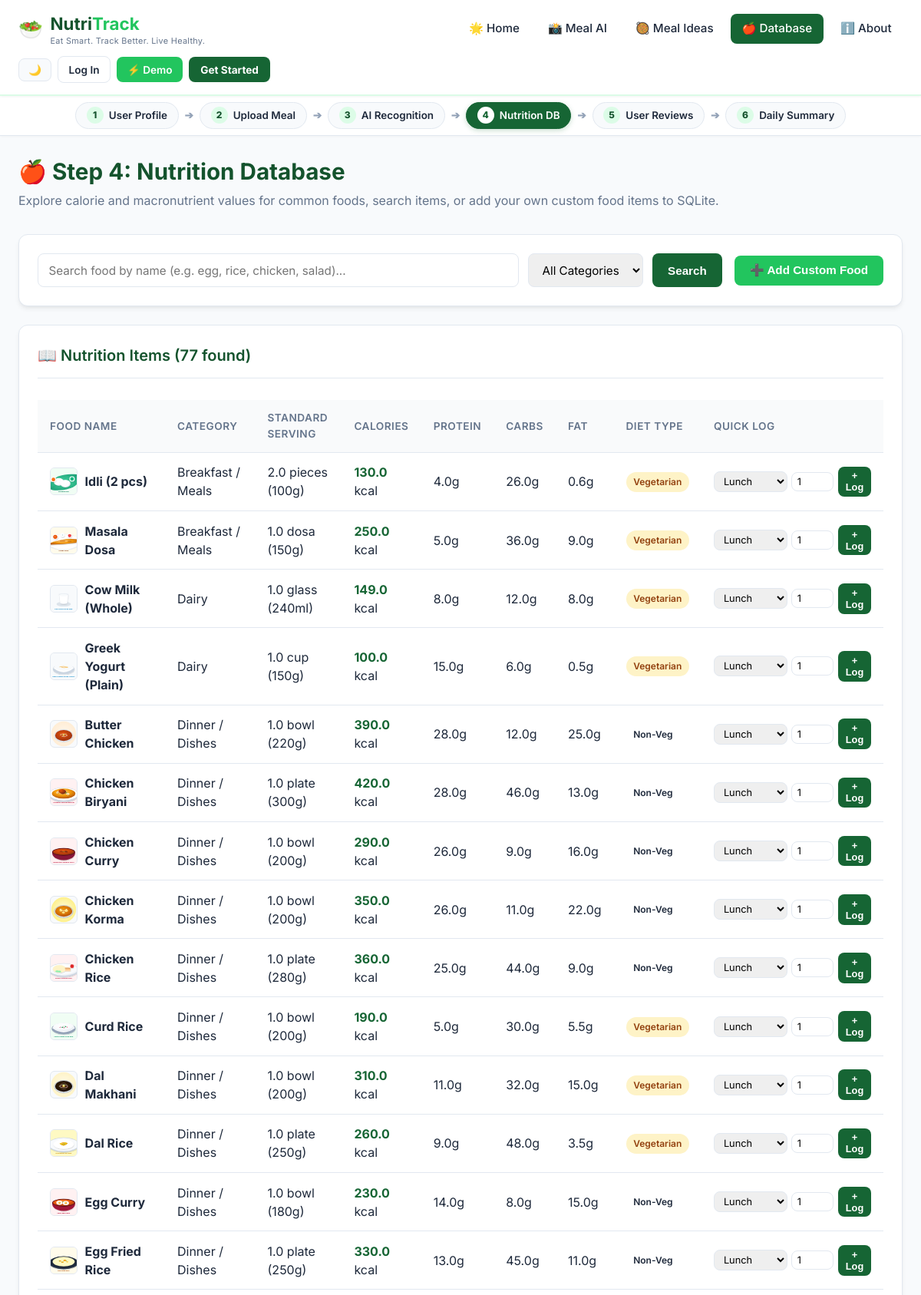
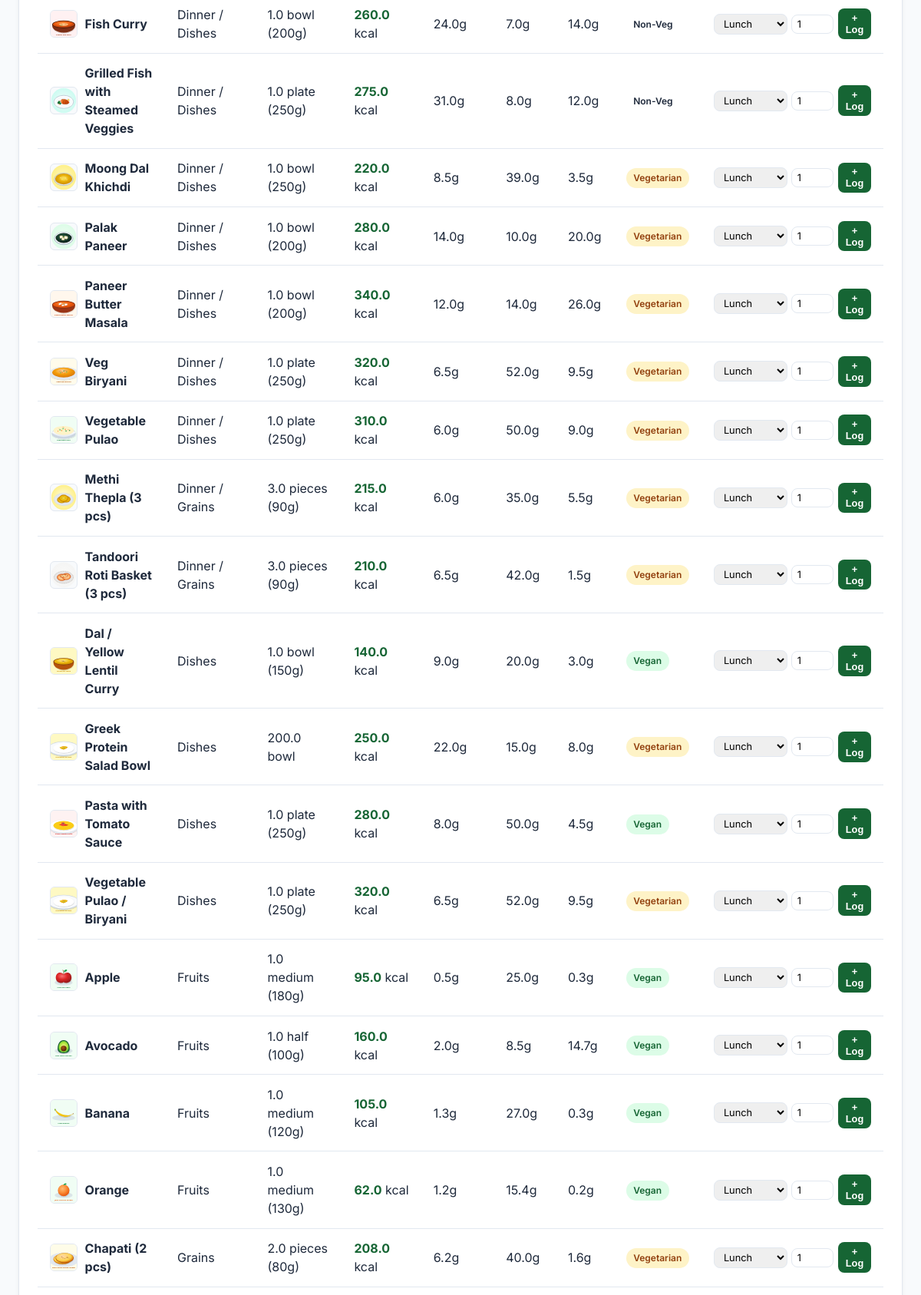
The page /database (upper part) on the database its author committed (2 pictures, top to bottom).
### tables this page shows
CREATE TABLE foods (
            id INTEGER PRIMARY KEY AUTOINCREMENT,
            name TEXT UNIQUE NOT NULL,
            category TEXT NOT NULL,
            serving_size REAL NOT NULL DEFAULT 100.0,
            serving_unit TEXT NOT NULL DEFAULT 'g',
            calories REAL NOT NULL,
            protein REAL NOT NULL,
            carbs REAL NOT NULL,
            fat REAL NOT NULL,
            fiber REAL NOT NULL DEFAULT 0.0,
            diet_type TEXT NOT NULL DEFAULT 'all'
        , image_url TEXT, is_snack INTEGER DEFAULT 0, price REAL DEFAULT 99.0);

### app.py (the view)
@app.route("/database", methods=["GET"])
def database_view():
    query = request.args.get("q", "").strip()
    category = request.args.get("category", "All")
    if query:
        foods = database.search_foods(query)
    elif category and category != "All":
        foods = database.get_all_foods(category_filter=category)
    else:
        foods = database.get_all_foods()
    return render_template(
        "database.html",
        foods=foods,
        search_query=query,
        selected_category=category,
        active_page="database"
    )

### app.py (called while the page is built)
@app.context_processor
def inject_user_context():
    user_id = session.get("user_id")
    current_user = None
    user_pref = {"dark_mode": 0, "unit_system": "metric", "email_reminders": 1}
    if user_id:
        current_user = database.get_user_by_id(user_id)
        user_pref = database.get_user_preferences(user_id)
    return {
        "current_user": current_user,
        "is_logged_in": current_user is not None,
        "user_pref": user_pref,
        "today_date": date.today().isoformat()
    }

### database.py (called while the page is built)
def get_db_connection():
    conn = sqlite3.connect(DB_PATH)
    conn.row_factory = sqlite3.Row
    return conn

def get_all_foods(category_filter=None):
    init_db()
    conn = get_db_connection()
    if category_filter and category_filter != "All":
        foods = conn.execute("SELECT * FROM foods WHERE category = ? ORDER BY name ASC", (category_filter,)).fetchall()
    else:
        foods = conn.execute("SELECT * FROM foods ORDER BY category, name ASC").fetchall()
    conn.close()
    return foods

### templates/database.html (shortened to what this page needs)
{% extends "base.html" %}
{% block content %}
<div class="page-header">
    <h1>🍎 Step 4: Nutrition Database</h1>
    <p>Explore calorie and macronutrient values for common foods, search items, or add your own custom food items to SQLite.</p>
</div>
<div class="grid-2">
    <div class="card" style="grid-column: 1 / -1;">
        <div style="display: flex; gap: 1rem; align-items: center; flex-wrap: wrap;">
            <form method="GET" action="{{ url_for('database_view') }}" style="display: flex; gap: 0.75rem; flex: 1;">
                <input type="text" name="q" class="form-control" placeholder="Search food by name (e.g. egg, rice, chicken, salad)..." value="{{ search_query }}">
                <select name="category" class="form-control" style="width: 180px;">
                    <option value="All" {% if selected_category == 'All' %}selected{% endif %}>All Categories</option>
                </select>
                <button type="submit" class="btn btn-primary">Search</button>
            </form>
            <button type="button" class="btn btn-secondary" onclick="toggleCustomFoodForm()">
                ➕ Add Custom Food
            </button>
        </div>
    </div>
</div>
<div class="card">
    <div class="card-header">
        <h2 class="card-title">📖 Nutrition Items ({{ foods|length }} found)</h2>
    </div>
    {% if foods %}
    <div style="overflow-x: auto;">
        <table class="data-table">
            <thead>
                <tr>
                    <th>Food Name</th>
                    <th>Category</th>
                    <th>Standard Serving</th>
                    <th>Calories</th>
                    <th>Protein</th>
                    <th>Carbs</th>
                    <th>Fat</th>
                    <th>Diet Type</th>
                    <th>Quick Log</th>
                </tr>
            </thead>
            <tbody>
                {% for f in foods %}
                <tr>
                    <td>
                        <div style="display: flex; align-items: center; gap: 0.6rem;">
                            <img src="{{ f.image_url or url_for('static', filename='images/meals/dal_rice.svg') }}"
                                 alt="{{ f.name }}"
                                 style="width: 36px; height: 36px; border-radius: 6px; object-fit: cover; background: #f8fafc; border: 1px solid #e2e8f0; flex-shrink: 0;"
                                 onerror="this.onerror=null; this.src='/static/images/meals/dal_rice.svg';">
                            <strong>{{ f.name }}</strong>
                        </div>
                    </td>
                    <td>{{ f.category }}</td>
                    <td>{{ f.serving_size }} {{ f.serving_unit }}</td>
                    <td><strong style="color: var(--primary);">{{ f.calories }}</strong> kcal</td>
                    <td>{{ f.protein }}g</td>
                    <td>{{ f.carbs }}g</td>
                    <td>{{ f.fat }}g</td>
                    <td>
                        <span class="badge badge-{{ f.diet_type }}">{{ f.diet_type }}</span>
                    </td>
                    <td>
                        <form method="POST" action="{{ url_for('quick_log_view') }}" style="display: flex; gap: 0.35rem; align-items: center;">
                            <select name="meal_type" class="form-control" style="width: auto; padding: 0.25rem 0.5rem; font-size: 0.8rem;">
                                <option value="Lunch" selected>Lunch</option>
                            </select>
                            <input type="number" step="0.5" min="0.5" max="10" name="quantity" value="1" class="form-control" style="width: 55px; padding: 0.25rem 0.4rem; font-size: 0.8rem;">
                            <button type="submit" class="btn btn-primary" style="padding: 0.3rem 0.6rem; font-size: 0.8rem;" title="Log to today's diary">
                                + Log
                            </button>
                        </form>
                    </td>
                </tr>
                {% endfor %}
            </tbody>
        </table>
    </div>
    {% else %}
    <p style="text-align: center; color: var(--text-muted); padding: 2rem 0;">
        No food items found matching your search. Try adding it as a custom food above!
    </p>
    {% endif %}
</div>
{% endblock %}

### static/css/style.css (style rules this page uses)
:root { --primary: #166534; --primary-dark: #14532d; --primary-light: #dcfce7; --secondary: #22c55e; --secondary-light: #f0fdf4; --accent: #dcfce7; --text-dark: #1e293b; --text-muted: #64748b; --border: #e2e8f0; --card-bg: #ffffff; --bg-light: #f8fafc; --danger: #ef4444; --success: #16a34a; --warning: #f59e0b; --radius: 12px; --shadow: 0 4px 6px -1px rgba(0, 0, 0, 0.07), 0 2px 4px -2px rgba(0, 0, 0, 0.05); --shadow-lg: 0 10px 15px -3px rgba(0, 0, 0, 0.1), 0 4px 6px -4px rgba(0, 0, 0, 0.05); }
* { box-sizing: border-box; margin: 0; padding: 0; }
body { font-family: 'Inter', -apple-system, BlinkMacSystemFont, "Segoe UI", Roboto, sans-serif; background-color: var(--bg-light); color: var(--text-dark); line-height: 1.5; min-height: 100vh; display: flex; flex-direction: column; }
.page-header { margin-bottom: 2rem; }
.page-header h1 { font-size: 1.85rem; color: var(--primary-dark); font-weight: 700; display: flex; align-items: center; gap: 0.5rem; }
.page-header p { color: var(--text-muted); font-size: 1rem; margin-top: 0.25rem; }
.card { background: var(--card-bg); border-radius: var(--radius); padding: 1.5rem; box-shadow: var(--shadow); border: 1px solid var(--border); margin-bottom: 1.5rem; }
.card-header { border-bottom: 1px solid var(--border); padding-bottom: 0.85rem; margin-bottom: 1.25rem; display: flex; justify-content: space-between; align-items: center; }
.card-title { font-size: 1.25rem; font-weight: 600; color: var(--primary-dark); display: flex; align-items: center; gap: 0.5rem; }
.grid-2 { display: grid; grid-template-columns: 1fr 1fr; gap: 1.5rem; }
.btn { display: inline-flex; align-items: center; justify-content: center; gap: 0.4rem; font-weight: 600; font-size: 0.95rem; padding: 0.65rem 1.25rem; border-radius: 8px; border: none; cursor: pointer; text-decoration: none; transition: all 0.2s ease; }
.btn-primary { background-color: var(--primary); color: #ffffff; }
.btn-secondary { background-color: var(--secondary); color: #ffffff; }
.form-control { width: 100%; padding: 0.65rem 0.85rem; border: 1.5px solid var(--border); border-radius: 8px; font-size: 0.95rem; transition: border-color 0.2s ease; font-family: inherit; }
.data-table { width: 100%; border-collapse: collapse; margin-top: 0.5rem; }
.data-table th, .data-table td { padding: 0.85rem 1rem; text-align: left; border-bottom: 1px solid var(--border); }
.data-table th { background-color: #f9fafb; font-weight: 600; font-size: 0.85rem; color: var(--text-muted); text-transform: uppercase; letter-spacing: 0.5px; }
.badge { display: inline-block; padding: 0.25rem 0.6rem; font-size: 0.75rem; font-weight: 600; border-radius: 9999px; text-transform: capitalize; }
.badge-vegan { background-color: #dcfce7; color: #166534; }
.badge-vegetarian { background-color: #fef3c7; color: #92400e; }

### rows shown on the page
foods: image_url (picture), name "Idli (2 pcs)", category "Breakfast / Meals", serving_size "2.0", serving_unit "pieces (100g)", calories "130.0", protein "4.0", carbs "26.0", fat "0.6", diet_type "Vegetarian"
foods: image_url (picture), name "Masala Dosa", category "Breakfast / Meals", serving_size "1.0", serving_unit "dosa (150g)", calories "250.0", protein "5.0", carbs "36.0", fat "9.0", diet_type "Vegetarian"
foods: image_url (picture), name "Cow Milk (Whole)", category "Dairy", serving_size "1.0", serving_unit "glass (240ml)", calories "149.0", protein "8.0", carbs "12.0", fat "8.0", diet_type "Vegetarian"
foods: image_url (picture), name "Greek Yogurt (Plain)", category "Dairy", serving_size "1.0", serving_unit "cup (150g)", calories "100.0", protein "15.0", carbs "6.0", fat "0.5", diet_type "Vegetarian"
foods: image_url (picture), name "Butter Chicken", category "Dinner / Dishes", serving_size "1.0", serving_unit "bowl (220g)", calories "390.0", protein "28.0", carbs "12.0", fat "25.0", diet_type "Non-Veg"
foods: image_url (picture), name "Chicken Biryani", category "Dinner / Dishes", serving_size "1.0", serving_unit "plate (300g)", calories "420.0", protein "28.0", carbs "46.0", fat "13.0", diet_type "Non-Veg"
foods: image_url (picture), name "Chicken Curry", category "Dinner / Dishes", serving_size "1.0", serving_unit "bowl (200g)", calories "290.0", protein "26.0", carbs "9.0", fat "16.0", diet_type "Non-Veg"
foods: image_url (picture), name "Chicken Korma", category "Dinner / Dishes", serving_size "1.0", serving_unit "bowl (200g)", calories "350.0", protein "26.0", carbs "11.0", fat "22.0", diet_type "Non-Veg"
foods: image_url (picture), name "Chicken Rice", category "Dinner / Dishes", serving_size "1.0", serving_unit "plate (280g)", calories "360.0", protein "25.0", carbs "44.0", fat "9.0", diet_type "Non-Veg"
foods: image_url (picture), name "Curd Rice", category "Dinner / Dishes", serving_size "1.0", serving_unit "bowl (200g)", calories "190.0", protein "5.0", carbs "30.0", fat "5.5", diet_type "Vegetarian"
foods: image_url (picture), name "Dal Makhani", category "Dinner / Dishes", serving_size "1.0", serving_unit "bowl (200g)", calories "310.0", protein "11.0", carbs "32.0", fat "15.0", diet_type "Vegetarian"
foods: image_url (picture), name "Dal Rice", category "Dinner / Dishes", serving_size "1.0", serving_unit "plate (250g)", calories "260.0", protein "9.0", carbs "48.0", fat "3.5", diet_type "Vegetarian"
foods: image_url (picture), name "Egg Curry", category "Dinner / Dishes", serving_size "1.0", serving_unit "bowl (180g)", calories "230.0", protein "14.0", carbs "8.0", fat "15.0", diet_type "Non-Veg"
foods: image_url (picture), name "Egg Fried Rice", category "Dinner / Dishes", serving_size "1.0", serving_unit "plate (250g)", calories "330.0", protein "13.0", carbs "45.0", fat "11.0", diet_type "Non-Veg"
foods: image_url (picture), name "Fish Curry", category "Dinner / Dishes", serving_size "1.0", serving_unit "bowl (200g)", calories "260.0", protein "24.0", carbs "7.0", fat "14.0", diet_type "Non-Veg"
foods: image_url (picture), name "Grilled Fish with Steamed Veggies", category "Dinner / Dishes", serving_size "1.0", serving_unit "plate (250g)", calories "275.0", protein "31.0", carbs "8.0", fat "12.0", diet_type "Non-Veg"
foods: image_url (picture), name "Moong Dal Khichdi", category "Dinner / Dishes", serving_size "1.0", serving_unit "bowl (250g)", calories "220.0", protein "8.5", carbs "39.0", fat "3.5", diet_type "Vegetarian"
foods: image_url (picture), name "Palak Paneer", category "Dinner / Dishes", serving_size "1.0", serving_unit "bowl (200g)", calories "280.0", protein "14.0", carbs "10.0", fat "20.0", diet_type "Vegetarian"
foods: image_url (picture), name "Paneer Butter Masala", category "Dinner / Dishes", serving_size "1.0", serving_unit "bowl (200g)", calories "340.0", protein "12.0", carbs "14.0", fat "26.0", diet_type "Vegetarian"
foods: image_url (picture), name "Veg Biryani", category "Dinner / Dishes", serving_size "1.0", serving_unit "plate (250g)", calories "320.0", protein "6.5", carbs "52.0", fat "9.5", diet_type "Vegetarian"
foods: image_url (picture), name "Vegetable Pulao", category "Dinner / Dishes", serving_size "1.0", serving_unit "plate (250g)", calories "310.0", protein "6.0", carbs "50.0", fat "9.0", diet_type "Vegetarian"
foods: image_url (picture), name "Methi Thepla (3 pcs)", category "Dinner / Grains", serving_size "3.0", serving_unit "pieces (90g)", calories "215.0", protein "6.0", carbs "35.0", fat "5.5", diet_type "Vegetarian"
foods: image_url (picture), name "Tandoori Roti Basket (3 pcs)", category "Dinner / Grains", serving_size "3.0", serving_unit "pieces (90g)", calories "210.0", protein "6.5", carbs "42.0", fat "1.5", diet_type "Vegetarian"
foods: image_url (picture), name "Dal / Yellow Lentil Curry", category "Dishes", serving_size "1.0", serving_unit "bowl (150g)", calories "140.0", protein "9.0", carbs "20.0", fat "3.0", diet_type "Vegan"
foods: name "Greek Protein Salad Bowl", category "Dishes", serving_size "200.0", serving_unit "bowl", calories "250.0", protein "22.0", carbs "15.0", fat "8.0", diet_type "Vegetarian"
foods: image_url (picture), name "Pasta with Tomato Sauce", category "Dishes", serving_size "1.0", serving_unit "plate (250g)", calories "280.0", protein "8.0", carbs "50.0", fat "4.5", diet_type "Vegan"
foods: name "Vegetable Pulao / Biryani", category "Dishes", serving_size "1.0", serving_unit "plate (250g)", calories "320.0", protein "6.5", carbs "52.0", fat "9.5", diet_type "Vegetarian"
foods: image_url (picture), name "Apple", category "Fruits", serving_size "1.0", serving_unit "medium (180g)", calories "95.0", protein "0.5", carbs "25.0", fat "0.3", diet_type "Vegan"
foods: image_url (picture), name "Avocado", category "Fruits", serving_size "1.0", serving_unit "half (100g)", calories "160.0", protein "2.0", carbs "8.5", fat "14.7", diet_type "Vegan"
foods: image_url (picture), name "Banana", category "Fruits", serving_size "1.0", serving_unit "medium (120g)", calories "105.0", protein "1.3", carbs "27.0", fat "0.3", diet_type "Vegan"
foods: image_url (picture), name "Orange", category "Fruits", serving_size "1.0", serving_unit "medium (130g)", calories "62.0", protein "1.2", carbs "15.4", fat "0.2", diet_type "Vegan"
foods: image_url (picture), name "Chapati (2 pcs)", category "Grains", serving_size "2.0", serving_unit "pieces (80g)", calories "208.0", protein "6.2", carbs "40.0", fat "1.6", diet_type "Vegetarian"

### other values the page prints
{{ foods|length }} "77"
